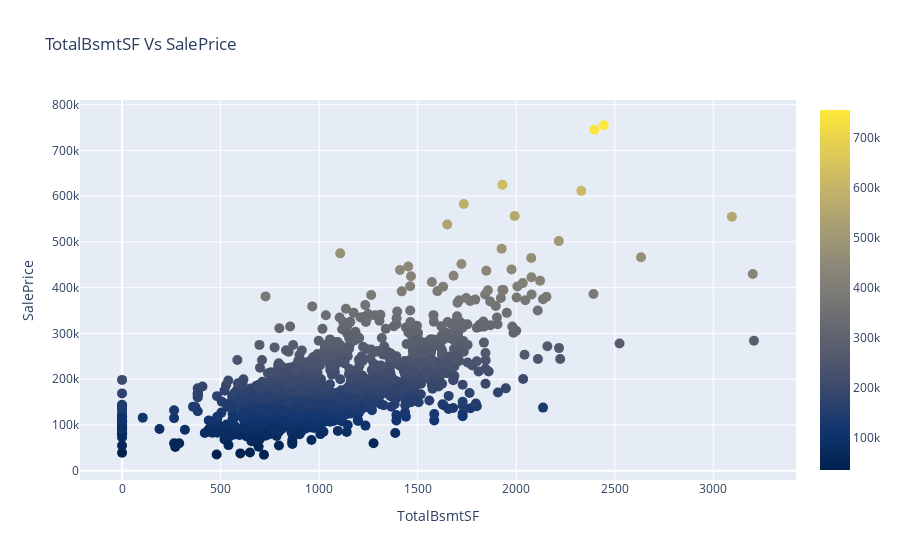

The code cell stored with this chart in its notebook:
### Code cell
scatter_plot(df_train.TotalBsmtSF, df_train.SalePrice, 'TotalBsmtSF Vs SalePrice', 'TotalBsmtSF', 'SalePrice', 10, 'Cividis')

#outliers beyond 3000

### Figure 1 — Plotly figure (JSON) as saved in the notebook; plotly's stock layout.template omitted (floating-point values rounded to 4 significant figures; data arrays with more than 128 entries replaced by an {"elided": "..."} marker saying what was removed)
{"data": [{"marker": {"color": {"elided": "1458 int values"}, "colorscale": [[0, "#00224e"], [0.1111, "#123570"], [0.2222, "#3b496c"], [0.3333, "#575d6d"], [0.4444, "#707173"], [0.5556, "#8a8678"], [0.6667, "#a59c74"], [0.7778, "#c3b369"], [0.8889, "#e1cc55"], [1, "#fee838"]], "showscale": true, "size": 10}, "mode": "markers", "type": "scatter", "x": {"elided": "1458 int values"}, "y": {"elided": "1458 int values"}}], "layout": {"hovermode": "closest", "title": {"text": "TotalBsmtSF Vs SalePrice"}, "xaxis": {"title": {"text": "TotalBsmtSF"}}, "yaxis": {"title": {"text": "SalePrice"}}}}
